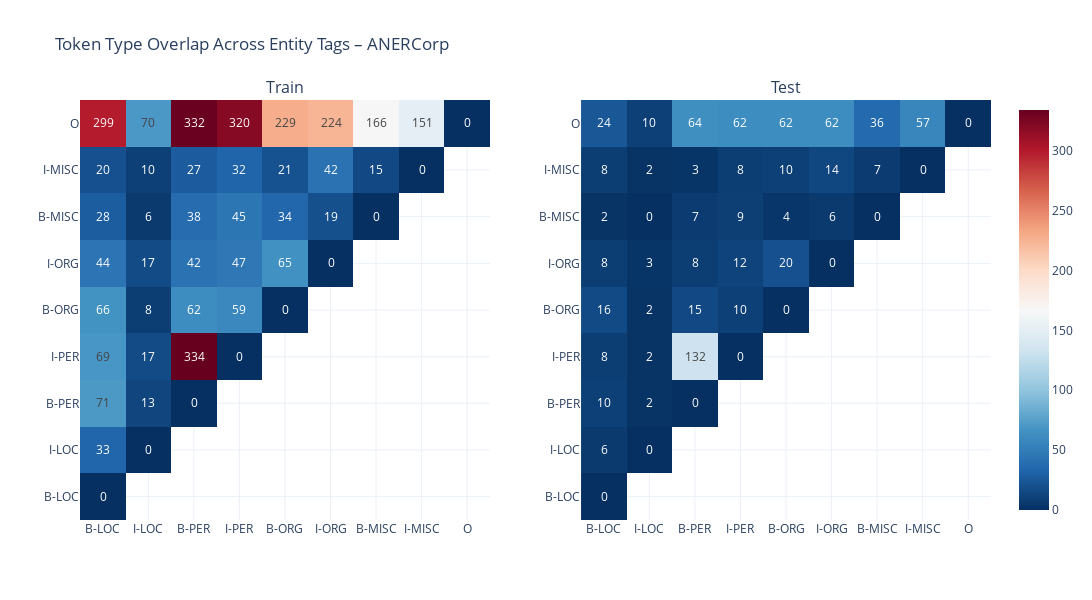

Notebook code cell kept with this figure:
### Code cell
entity_tags = ['B-LOC', 'I-LOC', 'B-PER', 'I-PER', 'B-ORG', 'I-ORG', 'B-MISC', 'I-MISC', 'O']
overlap_analyzer = OverlapMatrixAnalyzer(corpora, entity_tags)
overlap_analyzer.visualize_overlap_by_split("ANERCorp")

### Figure 1 — Plotly figure (JSON) as saved in the notebook; plotly's stock layout.template omitted (floating-point values rounded to 4 significant figures)
{"data": [{"colorscale": [[0, "rgb(5,48,97)"], [0.1, "rgb(33,102,172)"], [0.2, "rgb(67,147,195)"], [0.3, "rgb(146,197,222)"], [0.4, "rgb(209,229,240)"], [0.5, "rgb(247,247,247)"], [0.6, "rgb(253,219,199)"], [0.7, "rgb(244,165,130)"], [0.8, "rgb(214,96,77)"], [0.9, "rgb(178,24,43)"], [1, "rgb(103,0,31)"]], "hoverinfo": "text+z", "showscale": false, "text": [["0", "", "", "", "", "", "", "", ""], ["33", "0", "", "", "", "", "", "", ""], ["71", "13", "0", "", "", "", "", "", ""], ["69", "17", "334", "0", "", "", "", "", ""], ["66", "8", "62", "59", "0", "", "", "", ""], ["44", "17", "42", "47", "65", "0", "", "", ""], ["28", "6", "38", "45", "34", "19", "0", "", ""], ["20", "10", "27", "32", "21", "42", "15", "0", ""], ["299", "70", "332", "320", "229", "224", "166", "151", "0"]], "texttemplate": "%{text}", "type": "heatmap", "x": ["B-LOC", "I-LOC", "B-PER", "I-PER", "B-ORG", "I-ORG", "B-MISC", "I-MISC", "O"], "xaxis": "x", "y": ["B-LOC", "I-LOC", "B-PER", "I-PER", "B-ORG", "I-ORG", "B-MISC", "I-MISC", "O"], "yaxis": "y", "z": [[0, null, null, null, null, null, null, null, null], [33, 0, null, null, null, null, null, null, null], [71, 13, 0, null, null, null, null, null, null], [69, 17, 334, 0, null, null, null, null, null], [66, 8, 62, 59, 0, null, null, null, null], [44, 17, 42, 47, 65, 0, null, null, null], [28, 6, 38, 45, 34, 19, 0, null, null], [20, 10, 27, 32, 21, 42, 15, 0, null], [299, 70, 332, 320, 229, 224, 166, 151, 0]], "zmax": 334, "zmin": 0}, {"colorscale": [[0, "rgb(5,48,97)"], [0.1, "rgb(33,102,172)"], [0.2, "rgb(67,147,195)"], [0.3, "rgb(146,197,222)"], [0.4, "rgb(209,229,240)"], [0.5, "rgb(247,247,247)"], [0.6, "rgb(253,219,199)"], [0.7, "rgb(244,165,130)"], [0.8, "rgb(214,96,77)"], [0.9, "rgb(178,24,43)"], [1, "rgb(103,0,31)"]], "hoverinfo": "text+z", "showscale": true, "text": [["0", "", "", "", "", "", "", "", ""], ["6", "0", "", "", "", "", "", "", ""], ["10", "2", "0", "", "", "", "", "", ""], ["8", "2", "132", "0", "", "", "", "", ""], ["16", "2", "15", "10", "0", "", "", "", ""], ["8", "3", "8", "12", "20", "0", "", "", ""], ["2", "0", "7", "9", "4", "6", "0", "", ""], ["8", "2", "3", "8", "10", "14", "7", "0", ""], ["24", "10", "64", "62", "62", "62", "36", "57", "0"]], "texttemplate": "%{text}", "type": "heatmap", "x": ["B-LOC", "I-LOC", "B-PER", "I-PER", "B-ORG", "I-ORG", "B-MISC", "I-MISC", "O"], "xaxis": "x2", "y": ["B-LOC", "I-LOC", "B-PER", "I-PER", "B-ORG", "I-ORG", "B-MISC", "I-MISC", "O"], "yaxis": "y2", "z": [[0, null, null, null, null, null, null, null, null], [6, 0, null, null, null, null, null, null, null], [10, 2, 0, null, null, null, null, null, null], [8, 2, 132, 0, null, null, null, null, null], [16, 2, 15, 10, 0, null, null, null, null], [8, 3, 8, 12, 20, 0, null, null, null], [2, 0, 7, 9, 4, 6, 0, null, null], [8, 2, 3, 8, 10, 14, 7, 0, null], [24, 10, 64, 62, 62, 62, 36, 57, 0]], "zmax": 334, "zmin": 0}], "layout": {"annotations": [{"font": {"size": 16}, "showarrow": false, "text": "Train", "x": 0.225, "xanchor": "center", "xref": "paper", "y": 1, "yanchor": "bottom", "yref": "paper"}, {"font": {"size": 16}, "showarrow": false, "text": "Test", "x": 0.775, "xanchor": "center", "xref": "paper", "y": 1, "yanchor": "bottom", "yref": "paper"}], "coloraxis": {"cmax": 334, "cmin": 0, "colorbar": {"title": {"text": "Counts"}}, "colorscale": [[0, "rgb(5,48,97)"], [0.1, "rgb(33,102,172)"], [0.2, "rgb(67,147,195)"], [0.3, "rgb(146,197,222)"], [0.4, "rgb(209,229,240)"], [0.5, "rgb(247,247,247)"], [0.6, "rgb(253,219,199)"], [0.7, "rgb(244,165,130)"], [0.8, "rgb(214,96,77)"], [0.9, "rgb(178,24,43)"], [1, "rgb(103,0,31)"]]}, "height": 600, "title": {"text": "Token Type Overlap Across Entity Tags – ANERCorp"}, "width": 1200, "xaxis": {"anchor": "y", "domain": [0, 0.45]}, "xaxis2": {"anchor": "y2", "domain": [0.55, 1]}, "yaxis": {"anchor": "x", "domain": [0, 1]}, "yaxis2": {"anchor": "x2", "domain": [0, 1]}}}
